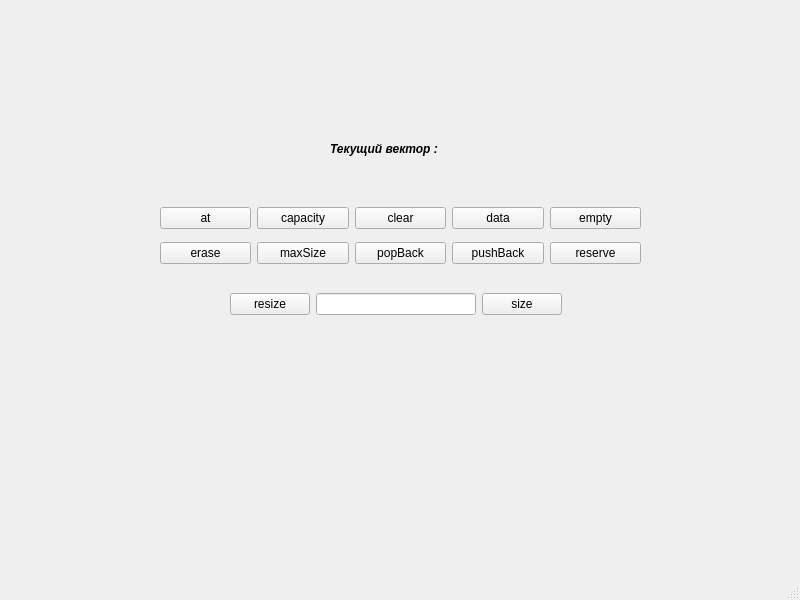
<?xml version="1.0" encoding="UTF-8"?>
<ui version="4.0">
 <class>MainWindow</class>
 <widget class="QMainWindow" name="MainWindow">
  <property name="geometry">
   <rect>
    <x>0</x>
    <y>0</y>
    <width>800</width>
    <height>600</height>
   </rect>
  </property>
  <property name="windowTitle">
   <string>MainWindow</string>
  </property>
  <widget class="QWidget" name="centralwidget">
   <widget class="QLabel" name="labelVector">
    <property name="geometry">
     <rect>
      <x>140</x>
      <y>170</y>
      <width>511</width>
      <height>20</height>
     </rect>
    </property>
    <property name="text">
     <string/>
    </property>
   </widget>
   <widget class="QLabel" name="label">
    <property name="geometry">
     <rect>
      <x>330</x>
      <y>140</y>
      <width>141</width>
      <height>18</height>
     </rect>
    </property>
    <property name="font">
     <font>
      <italic>true</italic>
      <bold>true</bold>
     </font>
    </property>
    <property name="text">
     <string>Текущий вектор : </string>
    </property>
   </widget>
   <widget class="QWidget" name="layoutWidget">
    <property name="geometry">
     <rect>
      <x>230</x>
      <y>290</y>
      <width>332</width>
      <height>28</height>
     </rect>
    </property>
    <layout class="QHBoxLayout" name="horizontalLayout_3">
     <item>
      <widget class="QPushButton" name="resizePB">
       <property name="text">
        <string>resize</string>
       </property>
      </widget>
     </item>
     <item>
      <widget class="QLineEdit" name="lineEdit"/>
     </item>
     <item>
      <widget class="QPushButton" name="sizePB">
       <property name="text">
        <string>size</string>
       </property>
      </widget>
     </item>
    </layout>
   </widget>
   <widget class="QWidget" name="layoutWidget">
    <property name="geometry">
     <rect>
      <x>160</x>
      <y>200</y>
      <width>481</width>
      <height>71</height>
     </rect>
    </property>
    <layout class="QVBoxLayout" name="verticalLayout">
     <item>
      <layout class="QHBoxLayout" name="horizontalLayout">
       <item>
        <widget class="QPushButton" name="atPB">
         <property name="text">
          <string>at</string>
         </property>
        </widget>
       </item>
       <item>
        <widget class="QPushButton" name="capacityPB">
         <property name="text">
          <string>capacity</string>
         </property>
        </widget>
       </item>
       <item>
        <widget class="QPushButton" name="clearPB">
         <property name="text">
          <string>clear</string>
         </property>
        </widget>
       </item>
       <item>
        <widget class="QPushButton" name="dataPB">
         <property name="text">
          <string>data</string>
         </property>
        </widget>
       </item>
       <item>
        <widget class="QPushButton" name="emptyPB">
         <property name="text">
          <string>empty</string>
         </property>
        </widget>
       </item>
      </layout>
     </item>
     <item>
      <layout class="QHBoxLayout" name="horizontalLayout_2">
       <item>
        <widget class="QPushButton" name="erasePB">
         <property name="text">
          <string>erase</string>
         </property>
        </widget>
       </item>
       <item>
        <widget class="QPushButton" name="maxSizePB">
         <property name="text">
          <string>maxSize</string>
         </property>
        </widget>
       </item>
       <item>
        <widget class="QPushButton" name="popBackPB">
         <property name="text">
          <string>popBack</string>
         </property>
        </widget>
       </item>
       <item>
        <widget class="QPushButton" name="pushBackPB">
         <property name="text">
          <string>pushBack</string>
         </property>
        </widget>
       </item>
       <item>
        <widget class="QPushButton" name="reservePB">
         <property name="text">
          <string>reserve</string>
         </property>
        </widget>
       </item>
      </layout>
     </item>
    </layout>
   </widget>
  </widget>
  <widget class="QMenuBar" name="menubar">
   <property name="geometry">
    <rect>
     <x>0</x>
     <y>0</y>
     <width>800</width>
     <height>23</height>
    </rect>
   </property>
  </widget>
  <widget class="QStatusBar" name="statusbar"/>
 </widget>
 <resources/>
 <connections/>
</ui>
